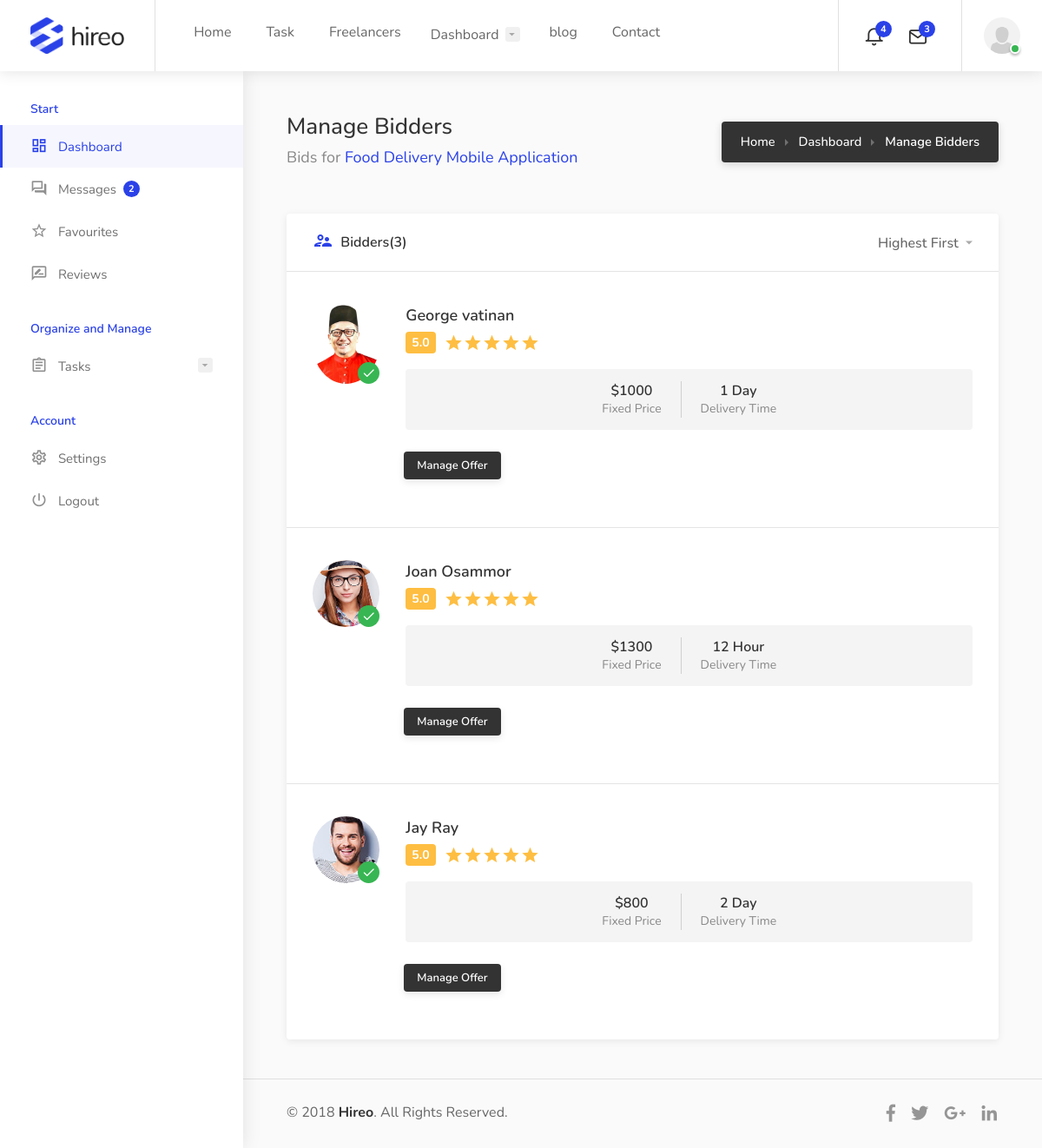
Screenshot of /managebidders/job/1 (signed in) with the database file from the repository.
### user/models.py (models this page shows, shortened)
class Profile(models.Model):
    user = models.OneToOneField(User, on_delete=models.CASCADE)
    image = models.ImageField(default = 'default.png', upload_to='profile_pics')
    tagline = models.CharField(max_length=200,  default='Enter your tagline here')
    bio = models.CharField(max_length=1000, default='Enter your bio here')
    favourite = models.ManyToManyField(User, related_name='favorited_by', blank=True)

### job/models.py (models this page shows, shortened)
class Job(models.Model):
    author = models.ForeignKey(User, on_delete=models.CASCADE)
    title = models.CharField(max_length=200)
    job_type = models.ForeignKey(Type, on_delete=models.DO_NOTHING)
    job_category = models.ForeignKey(Category, on_delete=models.DO_NOTHING)
    cost = models.IntegerField(default=100)
    skill = models.ManyToManyField(Skill, blank=True)
    date_created = models.DateTimeField(default=timezone.now)
    description = models.CharField(max_length=10000)
    favourite = models.ManyToManyField(User, related_name='fav_task', blank=True)

class Bid(models.Model):
    job = models.ForeignKey(Job, on_delete=models.CASCADE)
    user = models.ForeignKey(User, on_delete=models.CASCADE)
    Amount = models.IntegerField(default=1000)
    stripe_payment_intent = models.CharField(max_length=200, default="completed")
    has_paid = models.BooleanField( default=False,verbose_name='Payment Status')
    time = models.IntegerField(default=1)
    denom = models.ForeignKey(denom, on_delete=models.DO_NOTHING)
    status = models.BooleanField(default=False)

class denom(models.Model):
    title = models.CharField(max_length=100)
    def __str__(self):
        return self.title

### user/views.py (the view)
# urls.py: path('managebidders/job/<int:id>', dashboard_bidders, name='manage-bidders'),
@login_required
def dashboard_bidders(request, id):
    jobs = Job.objects.filter(id=id)
    job = Job.objects.get(id=id)
    bids = Bid.objects.filter(job__in=jobs)
    bid_count = bids.count()
    context = {
        'job':job,
        'bids':bids,
        'bid_count':bid_count
    }
    return render(request, 'user/manage_bidders.html', context)

### user/templates/user/manage_bidders.html (shortened to what this page needs)
{% extends 'user/dashboard.html' %} {% block content %}
{% if user == job.author %}
<div class="dashboard-headline">
  <h3>Manage Bidders</h3>
  <span class="margin-top-7">Bids for <a href="#">{{ job.title }}</a></span>
  <nav id="breadcrumbs" class="dark">
    <ul>
      <li><a href="#">Home</a></li>
      <li><a href="#">Dashboard</a></li>
      <li>Manage Bidders</li>
    </ul>
  </nav>
</div>
<div class="row">
  <div class="col-xl-12">
    <div class="dashboard-box margin-top-0">
      <div class="headline">
        <h3>
          <i class="icon-material-outline-supervisor-account"></i> Bidders({{ bid_count }})
        </h3>
        <div class="sort-by">
          <select class="selectpicker hide-tick">
            <option>Highest First</option>
          </select>
        </div>
      </div>
      <div class="content">
        <ul class="dashboard-box-list">
          {% for bid in bids %}
          <li>
            <div class="freelancer-overview manage-candidates">
              <div class="freelancer-overview-inner">
                <div class="freelancer-avatar">
                  <div class="verified-badge"></div>
                  <a href="#"
                    ><img src="{{ bid.user.profile.image.url }}" alt=""
                  /></a>
                </div>
                <div class="freelancer-name">
                  <h4>
                    <a href="#"
                      >{{ bid.user.first_name}} {{ bid.user.last_name}}
                    /></a>
                  </h4>
                  <div class="freelancer-rating">
                    <div class="star-rating" data-rating="5.0"></div>
                  </div>
                  <ul class="dashboard-task-info bid-info">
                    <li>
                      <strong>${{ bid.Amount }}</strong><span>Fixed Price</span>
                    </li>
                    <li>
                      <strong>{{ bid.time}} {{ bid.denom}} </strong
                      ><span>Delivery Time</span>
                    </li>
                  </ul>
                  <div class="buttons-to-right always-visible margin-top-25">
                    <a
                      href="{% url 'manage_offer' bid.id %}"
                      class="button dark ripple-effect"
                      >Manage Offer</a
                    >
                  </div>
                </div>
              </div>
            </div>
          </li>
          {% endfor %}
        </ul>
      </div>
    </div>
  </div>
</div>
{% endif %}
{% endblock content %}

### user/templates/user/dashboard.html (shortened to what this page needs)
{% load static %}
<!doctype html>
<html lang="en">
<head>
<link rel="stylesheet" href="{% static 'job/css/style.css' %}">
<link rel="stylesheet" href="{% static 'job/css/colors/blue.css' %}">
<link rel="stylesheet" href="{% static 'job/css/messages.css' %}">
</head>
<body class="gray">
<div id="wrapper">
<header id="header-container" class="fullwidth dashboard-header not-sticky">
	<div id="header">
		<div class="container">
			<div class="left-side">
				<div id="logo">
					<a href="{% url 'job-home' %}"><img src="{% static 'job/images/logo.png' %}" alt=""></a>
				</div>
				<nav id="navigation">
					<ul id="responsive">
						<li><a href="{% url 'job-home' %}">Home</a>
						</li>
						<li><a href="{% url 'job-list' %}">Task</a></li>
						<li><a href="{% url 'freelancer' %}">Freelancers</a></li>
						{% if user.is_authenticated %}
					<li><a href="#">Dashboard</a>
					</li>
					{% endif %}
					<li><a href="#">blog</a></li>
					<li><a href="#">Contact</a></li>
					</ul>
				</nav>
			</div>
		{% if user.is_authenticated %}
		<div class="right-side">
			<div class="header-widget hide-on-mobile">
				<div class="header-notifications">
					<div class="header-notifications-trigger">
						<a href="#"><i class="icon-feather-bell"></i><span>4</span></a>
					</div>
				</div>
				<div class="header-notifications">
					<div class="header-notifications-trigger">
						<a href="#"><i class="icon-feather-mail"></i><span>3</span></a>
					</div>
				</div>
			</div>
			<div class="header-widget">
				<div class="header-notifications user-menu">
					<div class="header-notifications-trigger">
						<a href="#"><div class="user-avatar status-online"><img src="{{ user.profile.image.url }}" alt=""></div></a>
					</div>
				</div>
			</div>
		</div>
		{% endif %}
		</div>
	</div>
</header>
<div class="dashboard-container">
	<div class="dashboard-sidebar">
		<div class="dashboard-sidebar-inner" data-simplebar>
			<div class="dashboard-nav-container">
				<div class="dashboard-nav">
					<div class="dashboard-nav-inner">
						<ul data-submenu-title="Start">
							<li class="active"><a href="{% url 'dashboard' %}"><i class="icon-material-outline-dashboard"></i> Dashboard</a></li>
							<li><a href="{% url 'dashboard-messages' %}"><i class="icon-material-outline-question-answer"></i> Messages <span class="nav-tag">2</span></a></li>
							<li><a href="{% url 'dashboard-favourites' %}"><i class="icon-material-outline-star-border"></i> Favourites</a></li>
							<li><a href="{% url 'reviews' %}"><i class="icon-material-outline-rate-review"></i> Reviews</a></li>
						</ul>
						<ul data-submenu-title="Organize and Manage">
							<li><a href="#"><i class="icon-material-outline-assignment"></i> Tasks</a>
							</li>
						</ul>
						<ul data-submenu-title="Account">
							<li><a href="{% url 'profile-update' %}"><i class="icon-material-outline-settings"></i> Settings</a></li>
							<li><a href="{% url 'logout' %}"><i class="icon-material-outline-power-settings-new"></i> Logout</a></li>
						</ul>
					</div>
				</div>
			</div>
		</div>
	</div>
	<div class="dashboard-content-container" data-simplebar>
		<div class="dashboard-content-inner" >
			{% block content %}
			{% endblock content %}
			<div class="dashboard-footer-spacer"></div>
			<div class="small-footer margin-top-15">
				<div class="small-footer-copyrights">
					© 2018 <strong>Hireo</strong>. All Rights Reserved.
				</div>
				<ul class="footer-social-links">
					<li>
						<a href="#" title="Facebook" data-tippy-placement="top">
							<i class="icon-brand-facebook-f"></i>
						</a>
					</li>
					<li>
						<a href="#" title="Twitter" data-tippy-placement="top">
							<i class="icon-brand-twitter"></i>
						</a>
					</li>
					<li>
						<a href="#" title="Google Plus" data-tippy-placement="top">
							<i class="icon-brand-google-plus-g"></i>
						</a>
					</li>
					<li>
						<a href="#" title="LinkedIn" data-tippy-placement="top">
							<i class="icon-brand-linkedin-in"></i>
						</a>
					</li>
				</ul>
			</div>
		</div>
	</div>
</div>
</div>
</body>
</html>

### job/static/job/css/colors/blue.css (style rules this page uses)
a, .header-widget .log-in-button:hover i, .notification-text span.color, .header-notifications-content .notification-text span.color, ul.user-menu-small-nav li a:hover, ul.user-menu-small-nav li a:hover i, #navigation ul li:hover a:after, #navigation ul li a.current, #navigation ul li a.current:after, #navigation ul li:hover a, #breadcrumbs ul li a:hover, #breadcrumbs.white ul li a:hover, .single-page-header .header-details li a:hover, .blog-post-content h3 a:hover, #posts-nav li a:hover, .task-tags span, .freelancer-detail-item a:hover, .list-4 li:before, .list-3 li:before, .list-2 li:before, .list-1 li:before, .share-buttons-content span strong, .keyword, .banner-headline strong.color, .category-box-icon, .recommended .pricing-plan-label, .recommended .pricing-plan-label strong, .boxed-widget.summary li.total-costs span, .testimonial-box:before, .single-counter h3, .popup-tabs-nav li.active a, .dialog-with-tabs .forgot-password:hover, .dropdown-menu > li > a:hover, .dropdown-menu > .active > a, .dropdown-menu > .active > a:hover, .bootstrap-select .dropdown-menu li.selected a span.check-mark:before, .bootstrap-select .dropdown-menu li.selected:hover a span.check-mark:before, .boxed-list-headline h3 i, .boxed-list-item .item-details .detail-item a:hover, .job-overview .job-overview-inner ul li i, .dashboard-nav ul:before, .dashboard-nav ul li.active-submenu a i, .dashboard-nav ul li.active a i, .dashboard-nav ul li:hover a i, .dashboard-nav ul li.active-submenu a, .dashboard-nav ul li:hover a, .dashboard-nav ul li.active a, .dashboard-nav ul li.active-submenu a:after, .dashboard-nav ul li.active a:after, .dashboard-nav ul li:hover a:after, .dashboard-box .headline h3 i, .help-icon, .header-widget .log-in-button:hover, .header-widget .log-in-button:hover i { color:#2a41e8; }
#backtotop a, .header-notifications-trigger span, a.header-notifications-button, #navigation ul ul.dropdown-nav ul.dropdown-nav li:hover a:after, #navigation ul ul.dropdown-nav li:hover a:after, .mm-menu em.mm-counter, .language-switcher.bootstrap-select.btn-group.open button, .language-switcher.bootstrap-select.btn-group button:hover, .footer-links ul li a span:before, .newsletter button, .pagination ul li a.current-page, a.blog-post-info:hover, #posts-nav li a:hover span, .comment-by a.reply:hover, .contact-address-headline:after, .enable-filters-button span, .enable-filters-button i, .job-listing.with-apply-button:hover .list-apply-button, .letters-list a.current, span.button, button.button, input[type="button"], input[type="submit"], a.button, .list-1 li:before, mark.color, table.basic-table th, .copy-url .copy-url-button, .keyword-input-container .keyword-input-button, .tags-container input[type="checkbox"]:checked + label, input:checked + .switch-button, .radio input[type="radio"] + label .radio-label:after, .uploadButton .uploadButton-button:hover, .pricing-plan .button:hover, .pricing-plan.recommended .button, .pricing-plan .recommended-badge, .payment-tab-trigger > input:checked ~ label::after, .breathing-icon, .icon-box-check, .testimonial-author span, .qtyInc:hover, .qtyDec:hover, #sign-in-dialog .mfp-close:hover, #small-dialog-1 .mfp-close:hover, #small-dialog-2 .mfp-close:hover, #small-dialog-3 .mfp-close:hover, #small-dialog-4 .mfp-close:hover, #small-dialog .mfp-close:hover, .slider-selection, .cluster-visible, .marker-container, .custom-zoom-in:hover, .custom-zoom-out:hover, #geoLocation:hover, #streetView:hover, #scrollEnabling:hover, #scrollEnabling.enabled, a.apply-now-button, a.attachment-box:hover, .freelancer-indicators .indicator-bar span, .dashboard-nav ul li span.nav-tag, .dashboard-box .button.dark:not(.ico):hover, .messages-inbox ul li:before, .message-by h5 i, .message-bubble.me .message-text { background-color:#2a41e8; }
.payment-tab-trigger > input:checked ~ label::before, .dashboard-nav ul li.active-submenu, .dashboard-nav ul li.active, .dashboard-nav ul li:hover { border-color:#2a41e8; }
span.button, button.button, input[type="button"], input[type="submit"], a.button { box-shadow: 0 4px 12px rgba(42,65,232,0.15); }
.dashboard-nav ul li.active-submenu, .dashboard-nav ul li.active, .dashboard-nav ul li:hover { background-color: rgba(42,65,232,0.04); }
.dashboard-nav ul li.active-submenu a:after, .dashboard-nav ul li.active a:after, .dashboard-nav ul li:hover a:after { background: rgba(42,65,232,0.13); }
.dashboard-box-list .button { box-shadow: 0 3px 8px rgba(42,65,232,0.15); }

### rows the page displays
Job: title "Food Delivery Mobile Application"
Bid: user.profile.image (picture), user.first_name "George", user.last_name "vatinan", Amount "1000", time "1", denom "Day"
Bid: user.profile.image (picture), user.first_name "Joan", user.last_name "Osammor", Amount "1300", time "12", denom "Hour"
Bid: user.profile.image (picture), user.first_name "Jay", user.last_name "Ray", Amount "800", time "2", denom "Day"

### other values shown
{{ bid_count }} "3"
